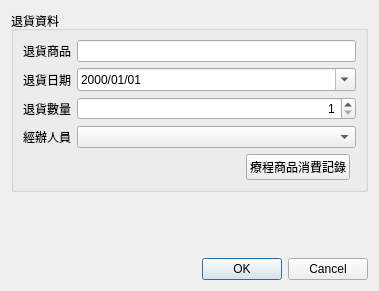
<?xml version="1.0" encoding="UTF-8"?>
<ui version="4.0">
 <class>Dialog_return_goods</class>
 <widget class="QDialog" name="Dialog_return_goods">
  <property name="windowModality">
   <enum>Qt::NonModal</enum>
  </property>
  <property name="geometry">
   <rect>
    <x>0</x>
    <y>0</y>
    <width>379</width>
    <height>291</height>
   </rect>
  </property>
  <property name="sizePolicy">
   <sizepolicy hsizetype="Preferred" vsizetype="Preferred">
    <horstretch>0</horstretch>
    <verstretch>0</verstretch>
   </sizepolicy>
  </property>
  <property name="windowTitle">
   <string>退貨</string>
  </property>
  <layout class="QVBoxLayout" name="verticalLayout">
   <item>
    <widget class="QGroupBox" name="groupBox">
     <property name="title">
      <string>退貨資料</string>
     </property>
     <property name="flat">
      <bool>true</bool>
     </property>
     <layout class="QGridLayout" name="gridLayout">
      <item row="1" column="0">
       <widget class="QLabel" name="label_2">
        <property name="text">
         <string>退貨日期</string>
        </property>
       </widget>
      </item>
      <item row="2" column="0">
       <widget class="QLabel" name="label_3">
        <property name="text">
         <string>退貨數量</string>
        </property>
       </widget>
      </item>
      <item row="0" column="0">
       <widget class="QLabel" name="label">
        <property name="sizePolicy">
         <sizepolicy hsizetype="Fixed" vsizetype="Preferred">
          <horstretch>0</horstretch>
          <verstretch>0</verstretch>
         </sizepolicy>
        </property>
        <property name="text">
         <string>退貨商品</string>
        </property>
       </widget>
      </item>
      <item row="3" column="0">
       <widget class="QLabel" name="label_4">
        <property name="text">
         <string>經辦人員</string>
        </property>
       </widget>
      </item>
      <item row="0" column="1" colspan="2">
       <widget class="QLineEdit" name="lineEdit_medicine_name">
        <property name="readOnly">
         <bool>true</bool>
        </property>
       </widget>
      </item>
      <item row="3" column="1" colspan="2">
       <widget class="QComboBox" name="comboBox_dealer"/>
      </item>
      <item row="2" column="1" colspan="2">
       <widget class="QSpinBox" name="spinBox_quantity">
        <property name="alignment">
         <set>Qt::AlignRight|Qt::AlignTrailing|Qt::AlignVCenter</set>
        </property>
        <property name="minimum">
         <number>1</number>
        </property>
        <property name="maximum">
         <number>999</number>
        </property>
       </widget>
      </item>
      <item row="1" column="1" colspan="2">
       <widget class="QDateEdit" name="dateEdit_return_date">
        <property name="displayFormat">
         <string>yyyy/MM/dd</string>
        </property>
        <property name="calendarPopup">
         <bool>true</bool>
        </property>
       </widget>
      </item>
      <item row="4" column="1">
       <layout class="QHBoxLayout" name="horizontalLayout">
        <item>
         <spacer name="horizontalSpacer">
          <property name="orientation">
           <enum>Qt::Horizontal</enum>
          </property>
          <property name="sizeHint" stdset="0">
           <size>
            <width>40</width>
            <height>20</height>
           </size>
          </property>
         </spacer>
        </item>
        <item>
         <widget class="QPushButton" name="pushButton_course">
          <property name="text">
           <string>療程商品消費記錄</string>
          </property>
          <property name="icon">
           <iconset>
            <normaloff>../icons/emblem-documents.png</normaloff>../icons/emblem-documents.png</iconset>
          </property>
         </widget>
        </item>
       </layout>
      </item>
     </layout>
    </widget>
   </item>
   <item>
    <spacer name="verticalSpacer">
     <property name="orientation">
      <enum>Qt::Vertical</enum>
     </property>
     <property name="sizeHint" stdset="0">
      <size>
       <width>20</width>
       <height>40</height>
      </size>
     </property>
    </spacer>
   </item>
   <item>
    <widget class="QDialogButtonBox" name="buttonBox">
     <property name="orientation">
      <enum>Qt::Horizontal</enum>
     </property>
     <property name="standardButtons">
      <set>QDialogButtonBox::Cancel|QDialogButtonBox::Ok</set>
     </property>
     <property name="centerButtons">
      <bool>false</bool>
     </property>
    </widget>
   </item>
  </layout>
 </widget>
 <tabstops>
  <tabstop>lineEdit_medicine_name</tabstop>
  <tabstop>dateEdit_return_date</tabstop>
  <tabstop>spinBox_quantity</tabstop>
  <tabstop>comboBox_dealer</tabstop>
 </tabstops>
 <resources/>
 <connections>
  <connection>
   <sender>buttonBox</sender>
   <signal>accepted()</signal>
   <receiver>Dialog_return_goods</receiver>
   <slot>accept()</slot>
   <hints>
    <hint type="sourcelabel">
     <x>248</x>
     <y>254</y>
    </hint>
    <hint type="destinationlabel">
     <x>157</x>
     <y>274</y>
    </hint>
   </hints>
  </connection>
  <connection>
   <sender>buttonBox</sender>
   <signal>rejected()</signal>
   <receiver>Dialog_return_goods</receiver>
   <slot>reject()</slot>
   <hints>
    <hint type="sourcelabel">
     <x>316</x>
     <y>260</y>
    </hint>
    <hint type="destinationlabel">
     <x>286</x>
     <y>274</y>
    </hint>
   </hints>
  </connection>
 </connections>
</ui>
